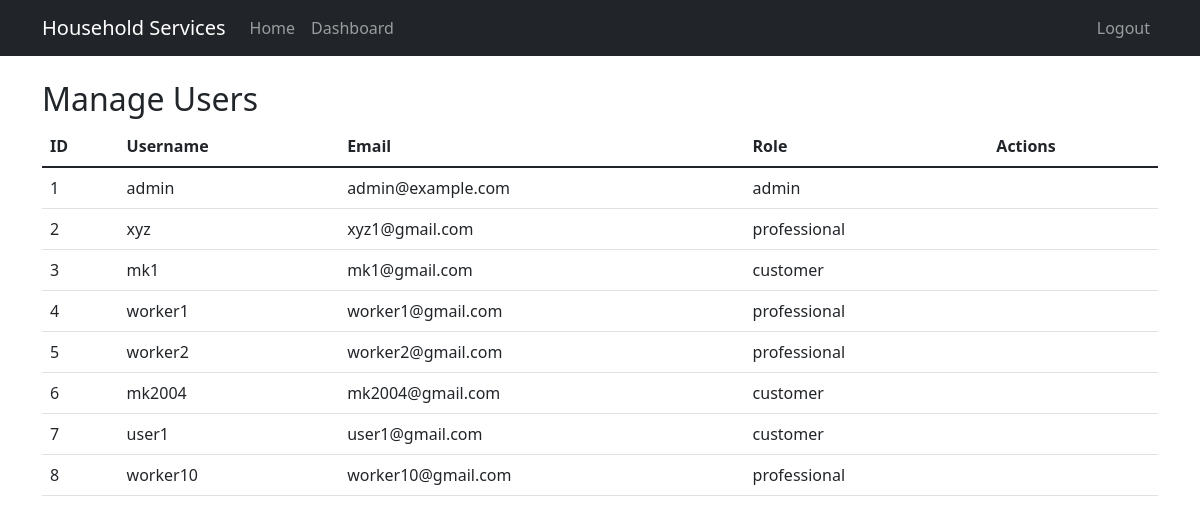
The page /admin/manage-users (signed in) on the database its author committed.
### models/user.py (models this page shows, shortened)
class User(db.Model):
    id = db.Column(db.Integer, primary_key=True)
    username = db.Column(db.String(80), unique=True, nullable=False)
    password = db.Column(db.String(120), nullable=False)
    email = db.Column(db.String(120), unique=True, nullable=False)
    role = db.Column(db.String(20), nullable=False)
    is_active = db.Column(db.Boolean, default=True)
    date_created = db.Column(db.DateTime, default=datetime.utcnow)

### routes/admin.py (the view)
@admin_bp.route('/manage-users')
def manage_users():
    if session.get('role') != 'admin':
        return redirect(url_for('auth.login'))
    users = User.query.all()
    return render_template('admin/manage_users.html', users=users)

### templates/admin/manage_users.html (shortened to what this page needs)
{% extends "base.html" %}
{% block content %}
<h2>Manage Users</h2>
<table class="table">
    <thead>
        <tr>
            <th>ID</th>
            <th>Username</th>
            <th>Email</th>
            <th>Role</th>
            <th>Actions</th>
        </tr>
    </thead>
    <tbody>
        {% for user in users %}
        <tr>
            <td>{{ user.id }}</td>
            <td>{{ user.username }}</td>
            <td>{{ user.email }}</td>
            <td>{{ user.role }}</td>
            <td>
            </td>
        </tr>
        {% endfor %}
    </tbody>
</table>
{% endblock %}

### rows shown on the page
User: id "1", username "admin", email "admin@example.com", role "admin"
User: id "2", username "xyz", email "xyz1@gmail.com", role "professional"
User: id "3", username "mk1", email "mk1@gmail.com", role "customer"
User: id "4", username "worker1", email "worker1@gmail.com", role "professional"
User: id "5", username "worker2", email "worker2@gmail.com", role "professional"
User: id "6", username "mk2004", email "mk2004@gmail.com", role "customer"
User: id "7", username "user1", email "user1@gmail.com", role "customer"
User: id "8", username "worker10", email "worker10@gmail.com", role "professional"
